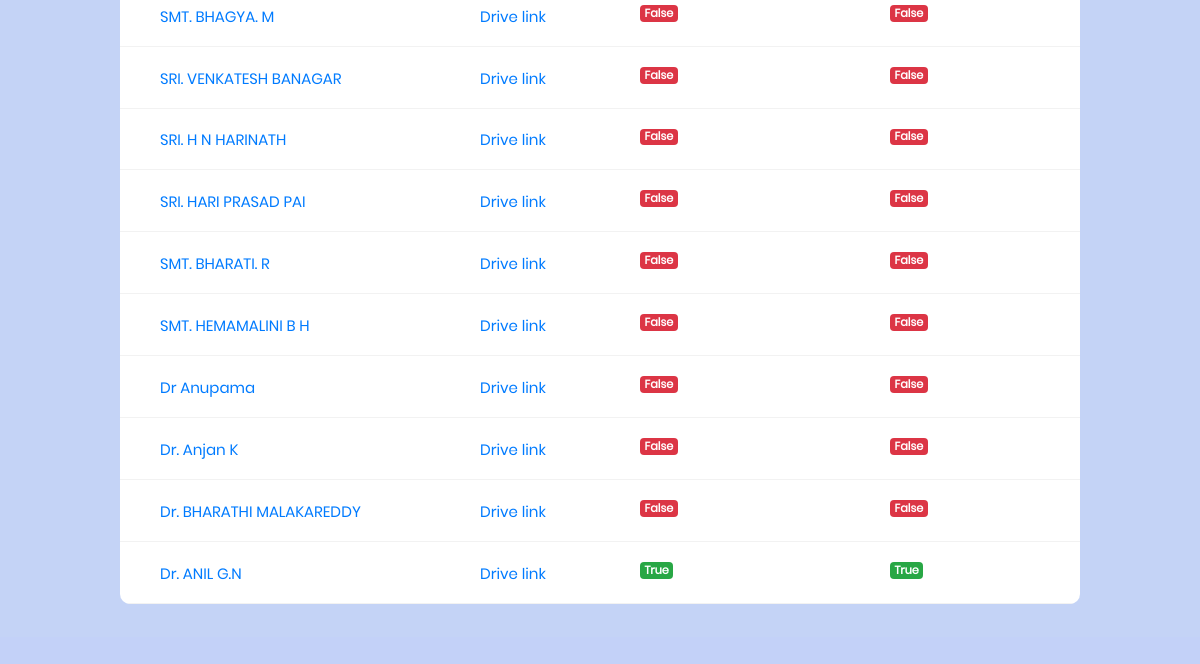
Page /hod_display/ (signed in, lower part) on the earlier database version.
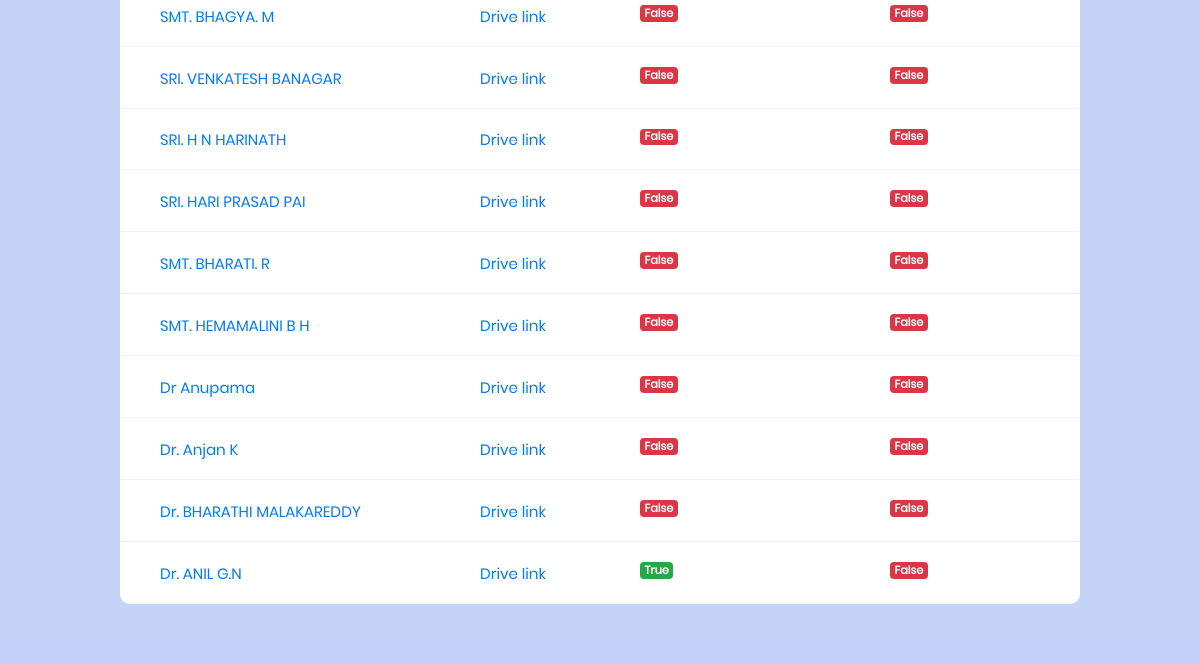
Same page on the later database version.
### facform1/models.py (models this page shows, shortened)
class User(AbstractUser):
	phone = models.BigIntegerField(null=True)
	department = models.ForeignKey('Department', on_delete=models.CASCADE,null=True)
	designation = models.ForeignKey('Designation', on_delete=models.CASCADE,null=True)
	teach_status = models.BooleanField(default=False)
	hod_status = models.BooleanField(default=False)
	principal_status = models.BooleanField(default=False)
	doc_link = models.CharField(max_length=2000, blank=True, null=True)
	info = models.CharField(max_length=20, blank=True, null=True)

### facform1/views.py (the view)
# urls.py: url(r'^hod_display/', views.hod_display,name="hod_display"),
def hod_display(request):
	user = request.user
	pk = request.user.pk
	hod_dept = user.department
	hod_desg = user.designation
	c1 = User.objects.filter(department=hod_dept).filter(designation__pk=11)
	c2 = User.objects.filter(department=hod_dept).filter(designation__pk=9)
	c3 = User.objects.filter(department=hod_dept).filter(designation__pk=10)
	c4 = list(chain(c2,c3))
	context = {'name':c1,'name1':c4 ,'hod_dept':hod_dept}
	return render(request,'hod_display.html',context=context)

### facform1/models.py (called while the page is built)
	def __str__(self):
		return self.name

### templates/hod_display.html (shortened to what this page needs)
<!DOCTYPE html>
{% load staticfiles %}
<html lang="en">
<head>
	<link rel="stylesheet" type="text/css" href="{% static "vendor/bootstrap/css/bootstrap.min.css" %}">
	<link rel="stylesheet" type="text/css" href="{% static "fonts/font-awesome-4.7.0/css/font-awesome.min.css" %}">
	<link rel="stylesheet" type="text/css" href="{% static "vendor/animate/animate.css" %}">
	<link rel="stylesheet" type="text/css" href="{% static "vendor/select2/select2.min.css" %}">
	<link rel="stylesheet" type="text/css" href="{% static "vendor/perfect-scrollbar/perfect-scrollbar.css" %}">
	<link rel="stylesheet" type="text/css" href="{% static "css/util.css" %}">
	<link rel="stylesheet" type="text/css" href="{% static "css/main1.css" %}">
</head>
<body style="background:#c3d1f8">
	<div style="margin-top:-25%;" class="limiter">
		<div class="container-table100">
			<div class="wrap-table100">
					<div class="table">
            {% for info in name %}
						<div class="row">
							<div class="cell" data-title="Faculty Name">
								  <a {% if info.hod_status == False %} href="/hod_teacher_display/{{info.pk}}" {% else %} href="#" {% endif %}>{{info.first_name}}</a>
							</div>
							<div class="cell" data-title="Documents">
								<a href="{{info.doc_link}}">Drive link</a>
							</div>
							<div class="cell" data-title="f-sub">
                {% if info.teach_status %}
								  <span class="badge badge-success pull-left">{{info.teach_status}}</span>
                {% else %}
                  <span class="badge badge-danger pull-left">{{info.teach_status}}</span>
                {% endif %}
							</div>
							<div class="cell" data-title="hod-review">
                {% if info.hod_status %}
								  <span class="badge badge-success pull-left">{{info.hod_status}}</span>
                {% else %}
                  <span class="badge badge-danger pull-left">{{info.hod_status}}</span>
                {% endif %}
							</div>
						</div>
            {% endfor %}
            {% for info in name1 %}
						<div class="row">
							<div class="cell" data-title="Faculty Name">
								  <a {% if info.hod_status == False %} href="/hod_teacher1_display/{{info.pk}}" {% else %} href="#" {% endif %}>{{info.first_name}}</a>
							</div>
							<div class="cell" data-title="Documents">
								<a href="{{info.doc_link}}">Drive link</a>
							</div>
							<div class="cell" data-title="f-sub">
                {% if info.teach_status %}
                  <span class="badge badge-success pull-left">{{info.teach_status}}</span>
                {% else %}
                  <span class="badge badge-danger pull-left">{{info.teach_status}}</span>
                {% endif %}
							</div>
							<div class="cell" data-title="hod-review">
                {% if info.hod_status %}
								  <span class="badge badge-success pull-left">{{info.hod_status}}</span>
                {% else %}
                  <span class="badge badge-danger pull-left">{{info.hod_status}}</span>
                {% endif %}
							</div>
						</div>
            {% endfor %}
					</div>
			</div>
		</div>
	</div>
</body>
</html>

Differences in the rows shown:
changed User "Dr. ANIL G.N": hod_status "True" → "False"
